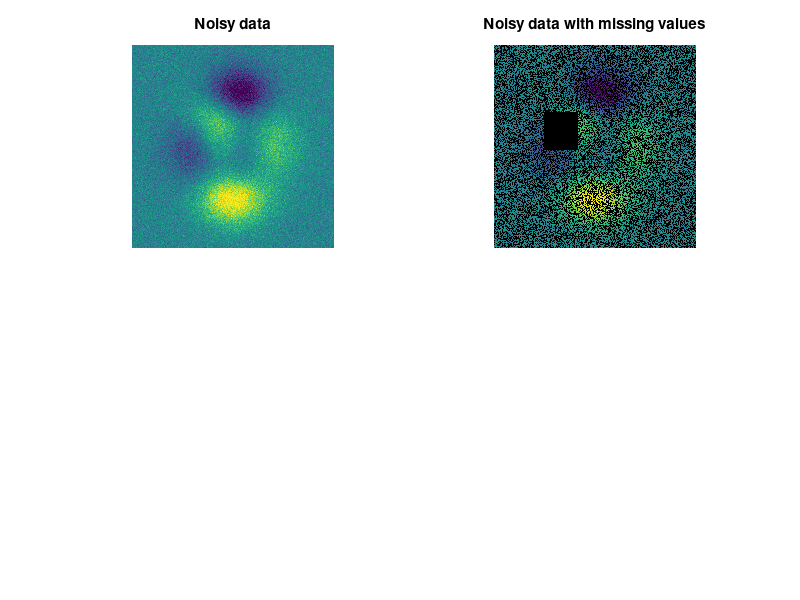

Write the MATLAB code that produced this figure. (Note: this script raises an error after producing the figure.)
function smoothndemo

%SMOOTHNDEMO Demonstration for the use of SMOOTHN.
%   SMOOTHNDEMO provides four examples that illustrate data smoothing with
%   SMOOTHN. The figures correspond to the Figures 2 to 5 of the paper
%   entitled "Fast and robust smoothing of gridded data in one and higher
%   dimensions with occurrence of missing values", written by Damien Garcia
%   and published in Computational Statistics and Data Analysis (2009).
%

%% Figure 2
% Automatic smoothing of 2-D data with missing values
% ---
figure(2)
% Original data
n = 300;
y0 = peaks(n);
miny0 = min(y0(:)); maxy0 = max(y0(:));
% Add Gaussian noise
yn = y0 + randn(size(y0));
subplot(221), imagesc(yn), title('Noisy data')
caxis([miny0 maxy0]), axis equal off
% Lose 1/2 of data
I = randperm(n^2);
yn(I(1:n^2*1/2)) = NaN;
% Create a hole
yn(100:155,75:125) = NaN;
subplot(222), imagesc(yn), title('Noisy data with missing values')
caxis([miny0 maxy0]), axis equal off
% Smooth data
z = smoothn(yn,'MaxIter',50);
subplot(223), imagesc(z), title('Smoothed data')
caxis([miny0 maxy0]), axis equal off
% Absolute errors
subplot(224), imagesc(z-y0), title('Absolute errors')
caxis([miny0 maxy0]), axis equal off

%% Figure 3 (see also example 1 in Appendix II)
% Non robust versus robust smoothing (1-D)
% ---
figure(3)
% Original data + white noise
x = linspace(0,100,2^8);
y = cos(x/10)+(x/50).^2 + randn(size(x))/10;
% Add outliers
y([70 75 80]) = [5.5 5 6];
% Non robust smoothing
z = smoothn(y);
subplot(121), plot(x,y,'r.',x,z,'k','LineWidth',2)
axis square, title('Non robust')
% Robust smoothing
z = smoothn(y,'robust');
subplot(122), plot(x,y,'r.',x,z,'k','LineWidth',2)
axis square, title('Robust')


%% Figure 4
% Automatic smoothing of 3-D data
% ---
figure(4), colormap(hsv)
[x,y,z] = meshgrid(-2:.2:2,-2:.2:2,-2:.2:2);
% Visualization specs
az = -24; el = 23;
xslice = [-0.8,1]; yslice = 2; zslice = [-2,0];
% Original data
v = x.*exp(-x.^2-y.^2-z.^2);
% Noisy data
vn = v + randn(size(v))*0.06;
subplot(121)
slice(x,y,z,vn,xslice,yslice,zslice,'cubic')
title('Noisy data')
caxis([min(v(:)) max(v(:))]), view(az,el), axis off equal
% Smoothed data
vs = smoothn(vn);
subplot(122)
slice(x,y,z,vs,xslice,yslice,zslice,'cubic')
title('Smoothed data')
caxis([min(v(:)) max(v(:))]), view(az,el), axis off equal


%% Figure 5
% Automatic smoothing of a noisy cardioid
% ---
figure(5)
% Cardioid
t = linspace(0,2*pi,1000);
x = 2*cos(t).*(1-cos(t));
y = 2*sin(t).*(1-cos(t));
% Noisy cardioid
xn = x + randn(size(x))*0.15;
yn = y + randn(size(y))*0.15;
% Smoothed cardioid
z = smoothn(complex(xn,yn));
plot(xn,yn,'r.',real(z),imag(z),'k','linewidth',2)
axis equal tight
title('Smoothing of a noisy cardioid')

